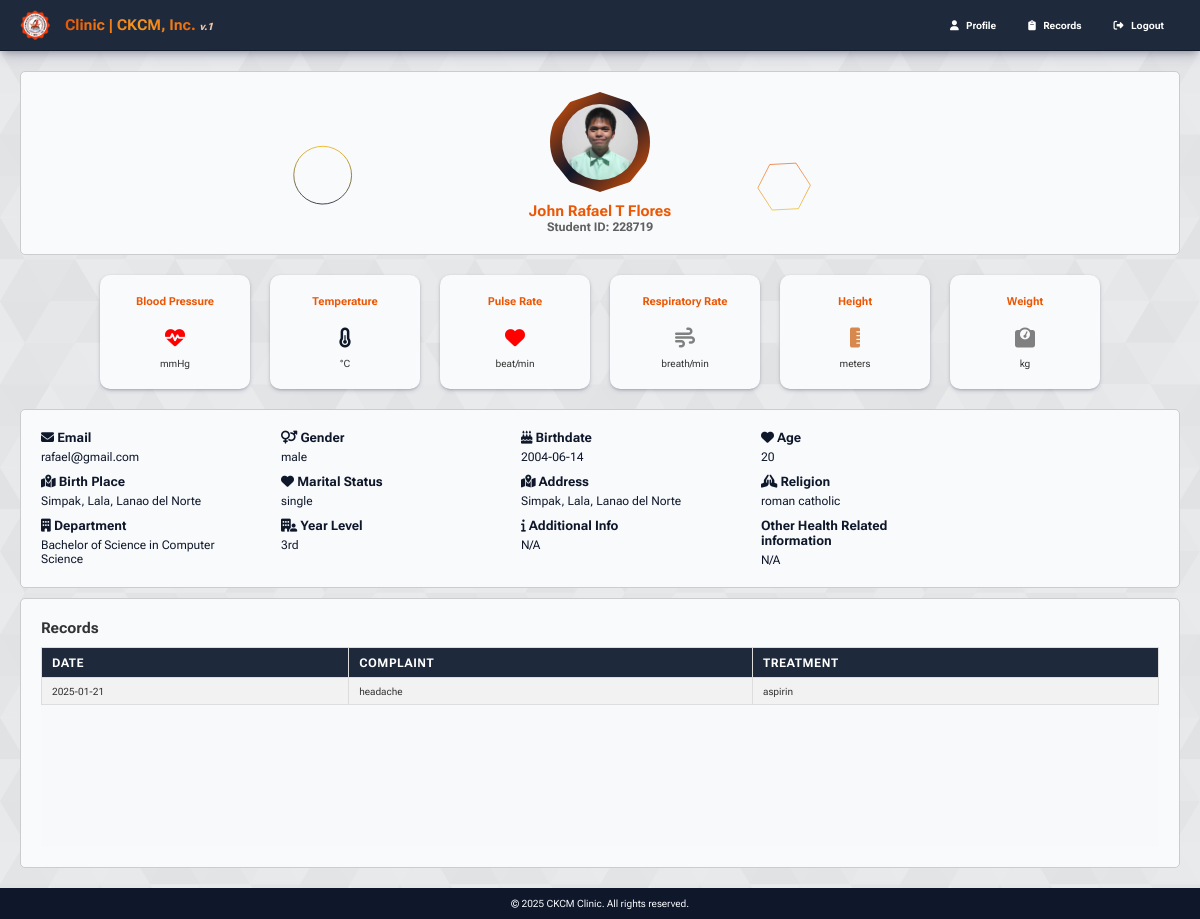
The page /student_dashboard.php (signed in) on the database as committed earlier.
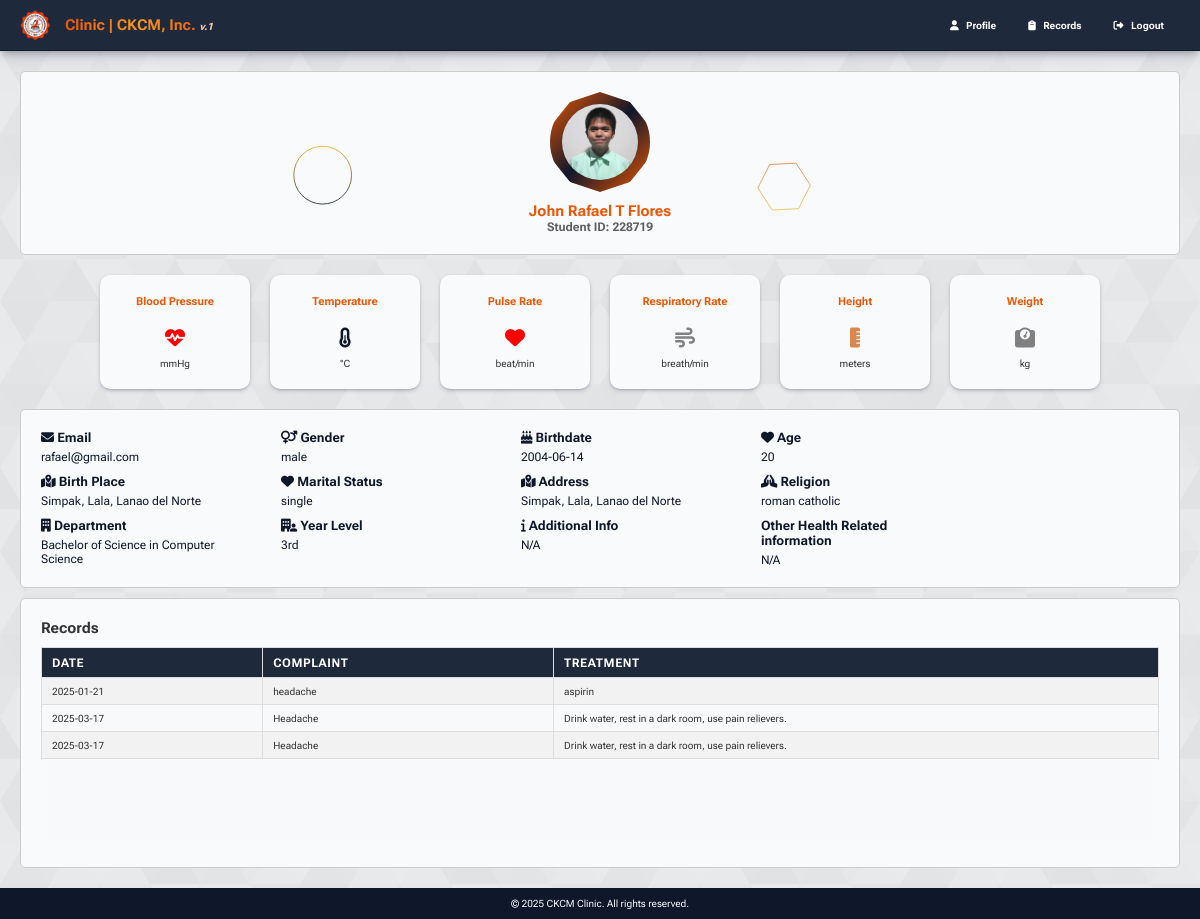
The same page on the database as committed later.
### tables this page shows
CREATE TABLE `record_tbl` (
  `record_id` int(11) NOT NULL,
  `student_id` bigint(255) NOT NULL,
  `record_date` date NOT NULL,
  `record_time` time NOT NULL,
  `student_name` text NOT NULL,
  `student_department` text NOT NULL,
  `chief_complaint` text NOT NULL,
  `treatment` text NOT NULL,
  `medicine_taken` text NOT NULL
);

### student_dashboard.php (the view, shortened to what this page needs)
<?php
require 'config/db_connect.php';
$student_id = $_SESSION['student']['student_id'];
$sql = "SELECT `record_id`, `record_date`, `student_name`, `student_department`, `chief_complaint`, `treatment`
        FROM `record_tbl`
        WHERE `student_id` = ?";
$stmt = $conn->prepare($sql);
$stmt->bind_param("s", $student_id);
$stmt->execute();
$records = $stmt->get_result();
?>
<!DOCTYPE html>
<html lang="en">
<head>
    <link rel="stylesheet" href="css/main.css?v=<?php echo time(); ?>">
</head>
<body>
    <?php include 'nav.php'; ?>
    <main>
        <section class="profile-overview" id="profile">
            <div class="profile-container">
                <div class="profile-pic">
                    <img id="profilePicture" src="student_pic/<?php echo $_SESSION['student']['profile_picture']; ?>" alt="Profile Picture">
                    <label for=""><?php echo $_SESSION['student']['first_name'] . ' ' . $_SESSION['student']['middle_name'] . ' ' . $_SESSION['student']['last_name'] . ' ' . $_SESSION['student']['extension']; ?></label>
                    <p>Student ID: <?php echo $_SESSION['student']['student_id']; ?></p>
                </div>
                <div class="vital-signs-container">
                    <div class="vital-signs">
                        <label for="">Blood Pressure</label>
                        <i class="fas fa-heartbeat"></i>
                        <p><?php echo $_SESSION['student']['blood_pressure']; ?> mmHg</p>
                    </div>
                    <div class="vital-signs">
                        <label for="">Temperature</label>
                        <i class="fas fa-thermometer-half"></i>
                        <p><?php echo $_SESSION['student']['temperature']; ?> °C</p>
                    </div>
                    <div class="vital-signs">
                        <label for="">Pulse Rate</label>
                        <i class="fas fa-heart"></i>
                        <p><?php echo $_SESSION['student']['pulse_rate']; ?> beat/min</p>
                    </div>
                    <div class="vital-signs">
                        <label for="">Respiratory Rate</label>
                        <i class="fas fa-wind"></i>
                        <p><?php echo $_SESSION['student']['respiratory_rate']; ?> breath/min</p>
                    </div>
                    <div class="vital-signs">
                        <label for="">Height</label>
                        <i class="fas fa-ruler-vertical"></i>
                        <p><?php echo $_SESSION['student']['height']; ?> meters</p>
                    </div>
                    <div class="vital-signs">
                        <label for="">Weight</label>
                        <i class="fas fa-weight"></i>
                        <p><?php echo $_SESSION['student']['weight']; ?> kg</p>
                    </div>
                </div>
                <div class="student-info">
                    <div class="info-container">
                        <label for=""><i class="fa-solid fa-envelope"></i> Email</label>
                        <p><?php echo $_SESSION['student']['email']; ?></p>
                    </div>
                    <div class="info-container">
                        <label for=""><i class="fa-solid fa-venus-mars"></i> Gender</label>
                        <p><?php echo $_SESSION['student']['gender']; ?></p>
                    </div>
                    <div class="info-container">
                        <label for=""><i class="fa-solid fa-cake-candles"></i> Birthdate</label>
                        <p><?php echo $_SESSION['student']['birthdate']; ?></p>
                    </div>
                    <div class="info-container">
                        <label for=""><i class="fa-solid fa-heart"></i> Age</label>
                        <p><?php echo $_SESSION['student']['age']; ?></p>
                    </div>
                    <div class="info-container">
                        <label for=""><i class="fa-solid fa-map-location-dot"></i> Birth Place</label>
                        <p><?php echo $_SESSION['student']['birth_place']; ?></p>
                    </div>
                    <div class="info-container">
                        <label for=""><i class="fa-solid fa-heart"></i> Marital Status</label>
                        <p><?php echo $_SESSION['student']['marital_status']; ?></p>
                    </div>
                    <div class="info-container">
                        <label for=""><i class="fa-solid fa-map-location-dot"></i> Address</label>
                        <p><?php echo $_SESSION['student']['address']; ?></p>
                    </div>
                    <div class="info-container">
                        <label for=""><i class="fa-solid fa-hands-praying"></i> Religion</label>
                        <p><?php echo $_SESSION['student']['religion']; ?></p>
                    </div>
                    <div class="info-container">
                        <label for=""><i class="fa-solid fa-building"></i> Department</label>
                        <p><?php echo $_SESSION['student']['department']; ?></p>
                    </div>
                    <div class="info-container">
                        <label for=""><i class="fa-solid fa-building-user"></i> Year Level</label>
                        <p><?php echo $_SESSION['student']['year_level']; ?></p>
                    </div>
                    <div class="info-container">
                        <label for=""><i class="fa-solid fa-info"></i> Additional Info</label>
                        <p><?php echo !empty($_SESSION['student']['additional_info']) ? $_SESSION['student']['additional_info'] : 'N/A'; ?></p>
                    </div>
                    <div class="info-container">
                        <label for="">Other Health Related information</label>
                        <p><?php echo !empty($_SESSION['student']['health_record']) ? $_SESSION['student']['additional_info'] : 'N/A'; ?></p>
                    </div>
                </div>
            </div>
            <div class="record-overview" id="records">
                <div class="record-header">
                    <h2>Records</h2>
                </div>
                <div class="record-container">
                    <?php if ($records->num_rows > 0): ?>
                        <table class="record-table">
                            <thead>
                                <tr>
                                    <th>Date</th>
                                    <th>Complaint</th>
                                    <th>Treatment</th>
                                </tr>
                            </thead>
                            <tbody>
                                <?php while ($record = $records->fetch_assoc()): ?>
                                    <tr>
                                        <td><?php echo htmlspecialchars($record['record_date']); ?></td>
                                        <td><?php echo htmlspecialchars($record['chief_complaint']); ?></td>
                                        <td><?php echo htmlspecialchars($record['treatment']); ?></td>
                                    </tr>
                                <?php endwhile; ?>
                            </tbody>
                        </table>
                    <?php else: ?>
                        <p>No records found.</p>
                    <?php endif; ?>
                </div>
            </div>
        </section>
    </main>
    <footer class="dashboard-footer">
        <p>&copy; <?php echo date("Y"); ?> CKCM Clinic. All rights reserved.</p>
    </footer>
</body>
</html>

### config/db_connect.php (shortened to what this page needs)
<link href="../fontawesome/css/fontawesome.css" rel="stylesheet" />
<link href="../fontawesome/css/brands.css" rel="stylesheet" />
<link href="../fontawesome/css/solid.css" rel="stylesheet" />

### nav.php (shortened to what this page needs)
<link href="fontawesome/css/fontawesome.css" rel="stylesheet" />
<link href="fontawesome/css/brands.css" rel="stylesheet" />
<link href="fontawesome/css/solid.css" rel="stylesheet" />
<header>
    <div class="header-container">
        <img src="system_images/ckcm_logo.png" alt="CKCM Clinic Logo" class="logo">
        <h1 class="gradient-text" style="font-size:1.5rem">Clinic | CKCM, Inc. <em style="color:#d0d0d0; font-size:1rem">v.1</em></h1>
    </div>
    <ul class="nav-links">
        <li><a href="student_dashboard.php#profile"><i class="fa-solid fa-user"></i> Profile</a></li>
        <li><a href="student_dashboard.php#records"><i class="fa-solid fa-clipboard"></i> Records</a></li>
        <li><a href="#" id="logoutButton"><i class="fa-solid fa-right-from-bracket"></i> Logout</a></li>
    </ul>
</header>

### css/main.css (style rules this page uses)
:root { font-size: 62.5%; --text-color: #0F172A; --text-hover: #0f172acb; --text-hover2: #dfdfdf; --text-color2: #606060; --background-color: #F8F9FA; --background-color2: #DEE2E6; --border-color: #CCCCCC; --color1: #EB5704; --color1b: #b54200; --color2: #EBB009; --color2b: #c18f05; --color3: #0F172A; --color3b: #1E293B; --color4: #F8FAFC; --color5: rgb(0, 0, 170); --color6: red; --color6b: rgba(255, 0, 0, 0.741); --button-bg: #0F172A; --button-text: #F8FAFC; }
* { margin: 0; padding: 0; box-sizing: border-box; scroll-behavior: smooth; font-family: "Roboto Flex", serif; }
body { font-family: Arial, sans-serif; background-color: var(--background-color2); display: flex; }
button, a { cursor: pointer; color: var(--text-color); }
.gradient-text { background-image: linear-gradient(to right, #EB5704, #f7971e, #EB5704); background-clip: text; -webkit-background-clip: text; color: transparent; }
table tbody tr:nth-child(even) { background-color: var(--background-color); }
table tbody tr:nth-child(odd) { background-color: var(--background-color2); }
th, td { border: 1px solid var(--border-color); padding: 12px 15px; text-align: left; font-size: 0.95rem; vertical-align: middle; }
table th { background-color: var(--color3b); color: white; font-weight: bold; text-transform: uppercase; letter-spacing: 0.05em; position: sticky; top: 0; z-index: 1; }
tbody tr:nth-child(even) { background-color: var(--background-color); }
tbody tr:nth-child(odd) { background-color: var(--background-color); }
table td { color: var(--text-color); word-wrap: break-word; max-width: 200px; overflow: hidden; text-overflow: ellipsis; }

### nav.php (style rules this page uses)
header { background-color: var(--color3b); color: white; padding: 10px 20px; display: flex; justify-content: space-between; align-items: center; position: sticky; top: 0; z-index: 1000; box-shadow: rgba(50, 50, 93, 0.25) 0px 6px 12px -2px, rgba(0, 0, 0, 0.3) 0px 3px 7px -3px; border-bottom: 1px solid var(--text-hover); }
header ul i { margin-right: 5px; }
.header-container { display: flex; align-items: center; gap: 15px; }
img.logo { height: 30px; }
.nav-links { list-style: none; padding: 0; margin: 0; display: none; flex-direction: column; position: absolute; top: 100%; right: 0; background-color: var(--color3b); width: 100%; box-shadow: 0 4px 6px rgba(0, 0, 0, 0.1); }
.nav-links li { text-align: center; }
.nav-links li a { color: white; text-decoration: none; font-weight: bold; padding: 15px; display: block; transition: background-color 0.3s; }
@media (min-width: 768px) { .nav-links { display: flex; flex-direction: row; position: static; box-shadow: none; width: auto; } }
@media (min-width: 768px) { .nav-links li { text-align: left; } }
@media (min-width: 768px) { .nav-links li a { padding: 8px 16px; } }
@media (min-width: 768px) { .vital-signs-container { display: flex; gap: 10px; flex-wrap: wrap; justify-content: center; flex-direction: row; } }

### student_dashboard.php (style rules this page uses)
.vital-signs-container { padding: 20px; display: flex; gap: 20px; flex-wrap: wrap; justify-content: center; animation: fadeIn 0.6s ease-in-out; }
.vital-signs { background-color: var(--color4); border-radius: 10px; padding: 20px; width: 150px; text-align: center; box-shadow: rgba(50, 50, 93, 0.25) 0px 2px 5px -1px, rgba(0, 0, 0, 0.3) 0px 1px 3px -1px; transition: transform 0.3s, box-shadow 0.3s; animation: fadeIn 0.6s ease-in-out; }
.vital-signs label { font-weight: bold; margin-bottom: 10px; display: block; font-size: 1.1rem; color: var(--color1); }
.vital-signs i { font-size: 2rem; margin: 10px 0; color: var(--color3); }
.vital-signs:nth-child(1) i { animation: heartbeat 1.5s infinite ease-in-out; color: red; }
.vital-signs:nth-child(2) i { animation: swing 2s infinite linear; }
.vital-signs:nth-child(3) i { animation: heartbeat 1.2s infinite ease-in-out; color: red; }
.vital-signs:nth-child(4) i { animation: float 3s infinite ease-in-out; color: gray; }
.vital-signs:nth-child(5) i { animation: scale-up 2s infinite alternate; color: #d8874d; }
.vital-signs:nth-child(6) i { animation: swing 1.5s infinite ease-in-out; color: gray; }

Rows that differ between the two databases and show on the page:
added record_tbl: record_date "2025-03-17", chief_complaint "Headache", treatment "Drink water, rest in a dark room, use pain relievers."
added record_tbl: record_date "2025-03-17", chief_complaint "Headache", treatment "Drink water, rest in a dark room, use pain relievers."
